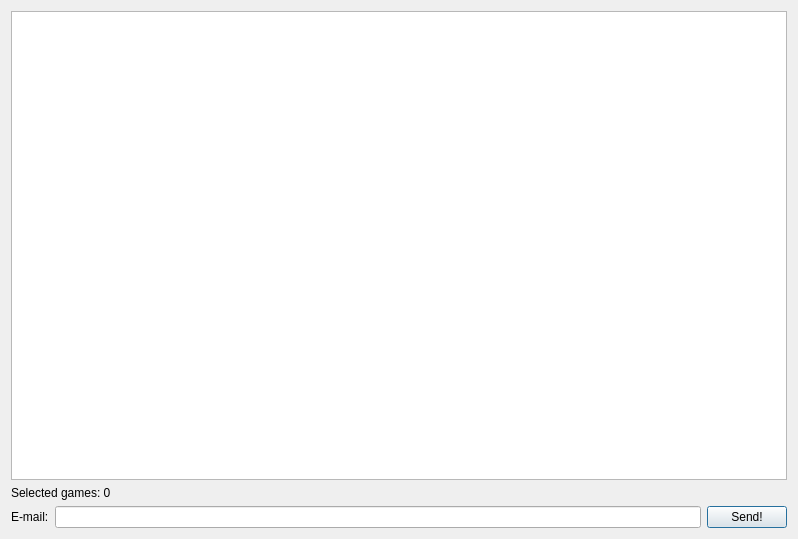
<?xml version="1.0" encoding="UTF-8"?>
<ui version="4.0">
 <class>EmailGameDialog</class>
 <widget class="QDialog" name="EmailGameDialog">
  <property name="geometry">
   <rect>
    <x>0</x>
    <y>0</y>
    <width>798</width>
    <height>539</height>
   </rect>
  </property>
  <property name="windowTitle">
   <string>E-mail game(s)</string>
  </property>
  <layout class="QVBoxLayout" name="verticalLayout_2">
   <item>
    <widget class="QListWidget" name="gameList">
     <property name="alternatingRowColors">
      <bool>true</bool>
     </property>
     <property name="selectionMode">
      <enum>QAbstractItemView::ExtendedSelection</enum>
     </property>
    </widget>
   </item>
   <item>
    <layout class="QVBoxLayout" name="verticalLayout">
     <item>
      <widget class="QLabel" name="selectedLabel">
       <property name="text">
        <string>Selected games: 0</string>
       </property>
      </widget>
     </item>
     <item>
      <layout class="QHBoxLayout" name="horizontalLayout">
       <item>
        <widget class="QLabel" name="label">
         <property name="text">
          <string>E-mail:</string>
         </property>
        </widget>
       </item>
       <item>
        <widget class="QLineEdit" name="emailEdit"/>
       </item>
       <item>
        <widget class="QPushButton" name="sendButton">
         <property name="text">
          <string>Send!</string>
         </property>
        </widget>
       </item>
      </layout>
     </item>
    </layout>
   </item>
  </layout>
 </widget>
 <resources/>
 <connections/>
</ui>
